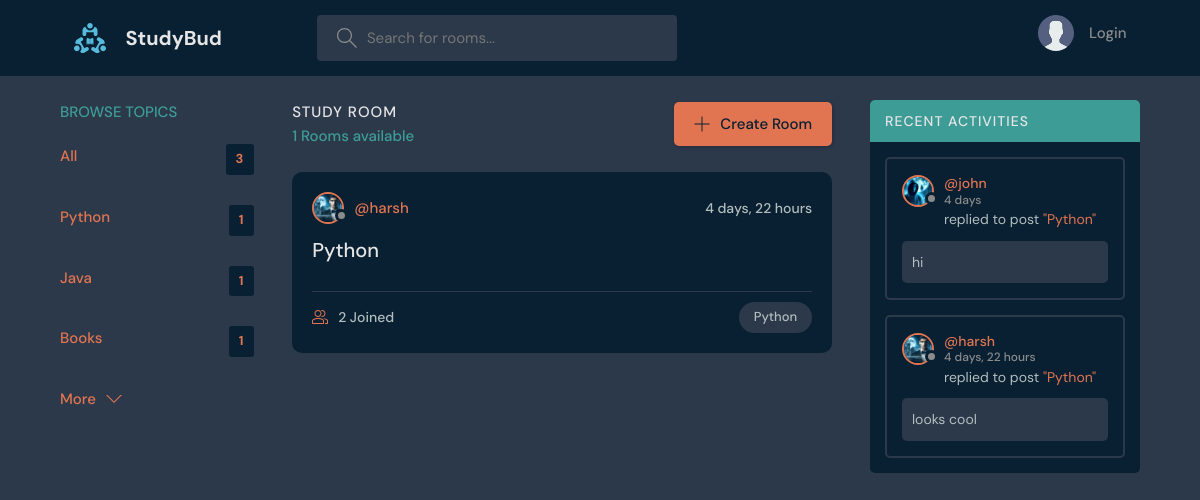
Page /?q=Python on the committed database.
### base/models.py (models this page shows, shortened)
class Topic(models.Model):
    name = models.CharField(max_length=200)

class Room(models.Model):
    host = models.ForeignKey(User, on_delete=models.SET_NULL, null=True)
    topic = models.ForeignKey(Topic, on_delete=models.SET_NULL, null=True)
    name = models.CharField(max_length=200)
    description = models.TextField(null=True, blank=True)
    participants = models.ManyToManyField(User, related_name='participants',blank=True)
    updated = models.DateTimeField(auto_now=True)
    created = models.DateTimeField(auto_now_add=True)
    class Meta:
        ordering = ['-updated', '-created']
    def __str__(self):
        return self.name

class User(AbstractUser):
    name = models.CharField(max_length=200, null=True)
    email = models.EmailField( unique=True, null = True)
    bio = models.TextField( null=True)
    avatar = models.ImageField(null=True, default="avatar.svg")
    USERNAME_FIELD = 'email'
    REQUIRED_FIELDS = []

class Message(models.Model):
        user = models.ForeignKey(User, on_delete=models.CASCADE)
        room = models.ForeignKey(Room, on_delete=models.CASCADE)
        body = models.TextField()
        updated = models.DateTimeField(auto_now=True)
        created = models.DateTimeField(auto_now_add=True)
        class Meta:
            ordering = ['-updated', '-created']

### base/views.py (the view)
# urls.py: path('', views.home , name="home"),
def home(request):
    q = request.GET.get('q') if request.GET.get('q') != None else ''
    rooms = Room.objects.filter(
        Q(topic__name__icontains=q) |
        Q(name__icontains=q) |
        Q(description__icontains=q)
        )
    room_count = rooms.count()
    topics = Topic.objects.all()[0:5]
    room_messages = Message.objects.all()
    room_messages = Message.objects.filter(Q(room__topic__name__icontains=q))
    context = {'rooms':rooms, 'topics':topics, 'room_count': room_count , 'room_messages': room_messages}
    return render(request,"base/home.html", context)

### base/templates/base/home.html (shortened to what this page needs)
{% extends "main.html" %} {% block content %}
<main class="layout layout--3">
  <div class="container">
    {% include "base/topics_component.html" %}
    <div class="roomList">
      <div class="roomList__header">
        <div>
          <h2>Study Room</h2>
          <p>{{room_count}} Rooms available</p>
        </div>
        <a class="btn btn--main" href="{%url 'create-room' %}">
          <svg
            version="1.1"
            xmlns="http://www.w3.org/2000/svg"
            width="32"
            height="32"
            viewBox="0 0 32 32"
          >
            <title>add</title>
            <path
              d="M16.943 0.943h-1.885v14.115h-14.115v1.885h14.115v14.115h1.885v-14.115h14.115v-1.885h-14.115v-14.115z"
            ></path>
          </svg>
          Create Room
        </a>
      </div>
      {% include "base/feed_component.html" %}
    </div>
    {% include "base/activity_component.html" %}
  </div>
</main>
{% endblock content %}

### base/templates/base/topics_component.html (shortened to what this page needs)
<div class="topics">
  <div class="topics__header">
    <h2>Browse Topics</h2>
  </div>
  <ul class="topics__list">
    <li>
      <a href="/" class="active">All <span>{{topics.count}}</span></a>
    </li>
    {% for topic in topics %}
    <li>
      <a href="{%url 'home' %}?q={{topic.name}}" class="active"
        >{{topic.name}}<span>{{topic.room_set.all.count}}</span></a
      >
    </li>
    {% endfor %}
  </ul>
  <a class="btn btn--link" href="{%url 'topics' %}">
    More
    <svg
      version="1.1"
      xmlns="http://www.w3.org/2000/svg"
      width="32"
      height="32"
      viewBox="0 0 32 32"
    >
      <title>chevron-down</title>
      <path d="M16 21l-13-13h-3l16 16 16-16h-3l-13 13z"></path>
    </svg>
  </a>
</div>

### base/templates/base/feed_component.html (shortened to what this page needs)
{% for room in rooms %}
<div class="roomListRoom">
  <div class="roomListRoom__header">
    <a href="{%url 'user-profile' room.host.id %}" class="roomListRoom__author">
      <div class="avatar avatar--small">
        <img src="{{room.host.avatar.url}}" />
      </div>
      <span>@{{room.host.username}}</span>
    </a>
    <div class="roomListRoom__actions">
      <span>{{room.created | timesince }}</span>
    </div>
  </div>
  <div class="roomListRoom__content">
    <a href="{%url 'room' room.id %}">{{room.name}}</a>
  </div>
  <div class="roomListRoom__meta">
    <a href="{%url 'room' room.id %}" class="roomListRoom__joined">
      {{room.participants.all.count}} Joined
    </a>
    <p class="roomListRoom__topic">{{room.topic.name}}</p>
  </div>
</div>
{% endfor %}

### base/templates/base/activity_component.html (shortened to what this page needs)
<div class="activities">
  <div class="activities__header">
    <h2>Recent Activities</h2>
  </div>
  {% for message in room_messages %}
  <div class="activities__box">
    <div class="activities__boxHeader roomListRoom__header">
      <a
        href="{%url 'user-profile' message.user.id %}"
        class="roomListRoom__author"
      >
        <div class="avatar avatar--small">
          <img src="{{message.user.avatar.url}}" />
        </div>
        <p>
          @{{message.user.username}}
          <span>{{message.created |timesince}}</span>
        </p>
      </a>
    </div>
    <div class="activities__boxContent">
      <p>
        replied to post
        <a href="{%url 'room' message.room.id %}">"{{message.room}}"</a>
      </p>
      <div class="activities__boxRoomContent">{{message.body}}</div>
    </div>
  </div>
  {% endfor %}
</div>

### rows in the picture
Topic: name "Python", room_set.all.count "1"
Topic: name "Java", room_set.all.count "1"
Topic: name "Books", room_set.all.count "1"
Room: host.avatar (picture), host.username "harsh", created "4 days, 22 hours", name "Python", participants.all.count "2", topic.name "Python"
Message: user.avatar (picture), user.username "john", created "4 days", room "Python", body "hi"
Message: user.avatar (picture), user.username "harsh", created "4 days, 22 hours", room "Python", body "looks cool"

### other values in the picture
{{ topics.count }} "3"
{{ room_count }} "1"
